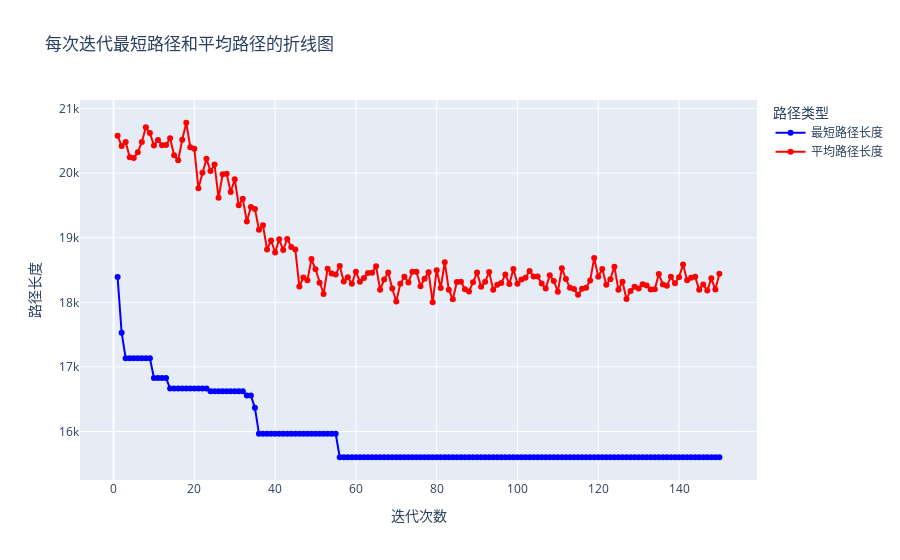

This figure's notebook cell:
### Code cell
# 创建折线图对象
fig = go.Figure()

# 添加最短路径长度的折线图
fig.add_trace(go.Scatter(x=np.arange(1, iter_max + 1), y=Length_best,
                         mode='lines+markers', name='最短路径长度',
                         line=dict(color='blue')))

# 添加平均路径长度的折线图
fig.add_trace(go.Scatter(x=np.arange(1, iter_max + 1), y=Length_ave,
                         mode='lines+markers', name='平均路径长度',
                         line=dict(color='red')))

# 更新布局
fig.update_layout(title='每次迭代最短路径和平均路径的折线图',
                  xaxis_title='迭代次数',
                  yaxis_title='路径长度',
                  legend_title='路径类型')

# 显示图形
fig.show()

### Figure 1 — Plotly figure (JSON) as saved in the notebook; plotly's stock layout.template omitted (floating-point values rounded to 4 significant figures; data arrays with more than 128 entries replaced by an {"elided": "..."} marker saying what was removed)
{"data": [{"line": {"color": "blue"}, "mode": "lines+markers", "name": "最短路径长度", "type": "scatter", "x": {"elided": "150 int values"}, "y": {"elided": "150 float values"}}, {"line": {"color": "red"}, "mode": "lines+markers", "name": "平均路径长度", "type": "scatter", "x": {"elided": "150 int values"}, "y": {"elided": "150 float values"}}], "layout": {"legend": {"title": {"text": "路径类型"}}, "title": {"text": "每次迭代最短路径和平均路径的折线图"}, "xaxis": {"title": {"text": "迭代次数"}}, "yaxis": {"title": {"text": "路径长度"}}}}
